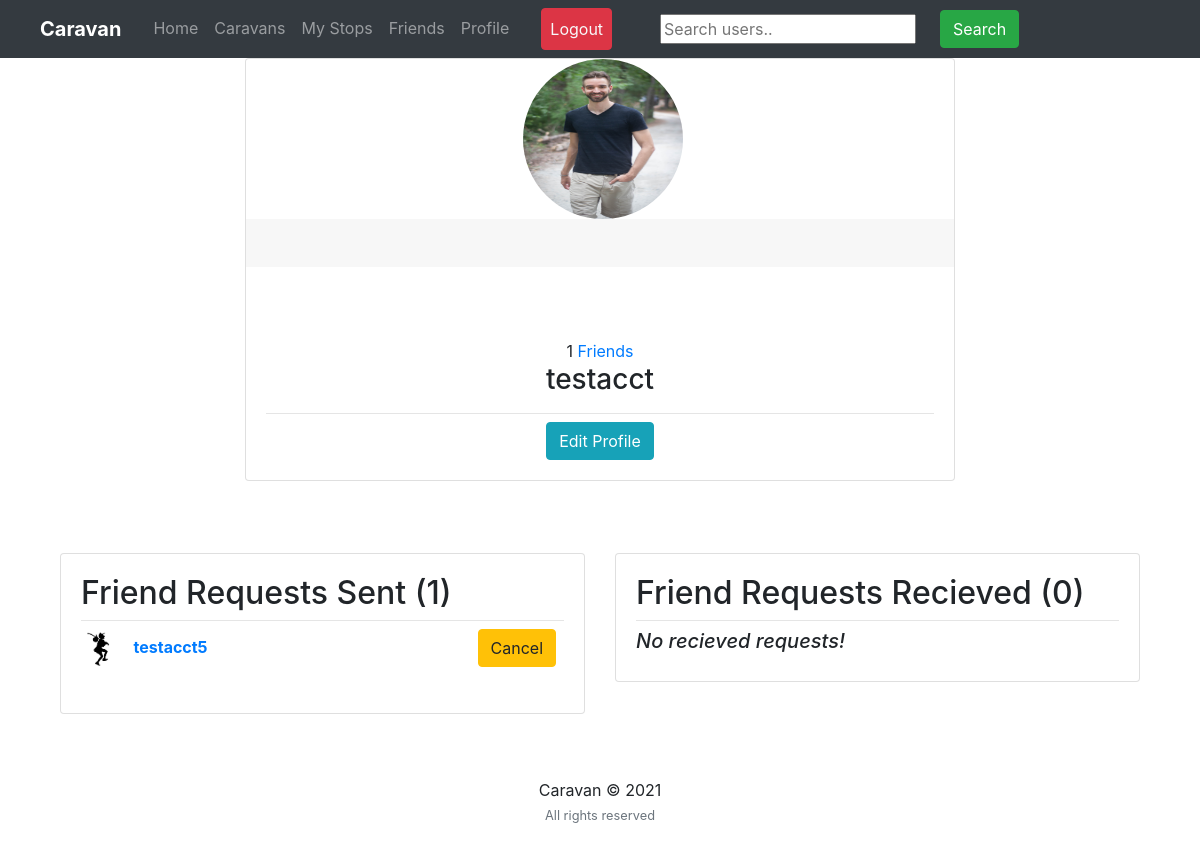
Page / (signed in) on the committed database.
### users/models.py (models this page shows, shortened)
class Profile(models.Model):
    user = models.OneToOneField(User, on_delete=models.CASCADE)
    image = models.ImageField(default='default.png', upload_to='profile_pics')
    slug = AutoSlugField(populate_from='user')
    nationality = models.CharField(max_length=63, blank=True)
    age = models.IntegerField(null=True)
    friends = models.ManyToManyField("Profile", blank=True)
    def get_absolute_url(self):
        return f"/users/{self.slug}"

class FriendRequest(models.Model):
    to_user = models.ForeignKey(settings.AUTH_USER_MODEL, related_name='to_user', on_delete=models.CASCADE)
    from_user = models.ForeignKey(settings.AUTH_USER_MODEL, related_name='from_user', on_delete=models.CASCADE)
    timestamp = models.DateTimeField(auto_now_add=True)

### users/views.py (the view)
# urls.py: path('', user_views.my_profile, name='home'),
@login_required
def my_profile(request):
    p = request.user.profile
    me = p.user
    sent_friend_requests = FriendRequest.objects.filter(from_user=me)
    rec_friend_requests = FriendRequest.objects.filter(to_user=me)
    friends = p.friends.all()
    button_status = 'none'
    context = {
        'u':me,
        'button_status':button_status,
        'friends_list':friends,
        'sent_friend_requests':sent_friend_requests,
        'rec_friend_requests':rec_friend_requests
    }
    return render(request,"users/profile.html",context)

### users/templates/users/profile.html (shortened to what this page needs)
{% extends "users/layout.html" %} {% load static %} {% block cssfiles %} {%endblock cssfiles %} {% block searchform %}
    <form
      class="form-inline my-2 my-lg-0 ml-5"
      action="{% url 'search_users' %}"
      method="get"
    >
      <input name="q" type="text" placeholder="Search users.." />
      <button class="btn btn-success my-2 my-sm-0 ml-4" type="submit">
        Search
      </button>
    </form>
    {% endblock searchform %} {% block content %}
    <div class="main-content">
      <div class="container mt-7">
        <div class="row">
          <div class="col-xl-8 m-auto order-xl-2 mb-5 mb-xl-0">
            <div class="card card-profile shadow">
              <div class="row justify-content-center">
                <div class="col-lg-3 order-lg-2">
                  <div class="card-profile-image">
                    <a href="{{ u.profile.image.url }}">
                      <img
                        src="{{ u.profile.image.url }}"
                        class="rounded-circle"
                        width="160px"
                        height="160px"
                      />
                    </a>
                  </div>
                </div>
              </div>
              <div
                class="card-header text-center border-0 pt-8 pt-md-4 pb-0 pb-md-4"
              ></div>
              <div class="card-body pt-0 pt-md-4">
                <div class="row">
                  <div class="col">
                    <div
                      class="card-profile-stats d-flex justify-content-center mt-md-5"
                    >
                      <div>
                        <span class="heading">{{ u.profile.friends.count }}</span>
                        {% if request.user == u %}
                        <span class="description"
                          ><a href="{% url 'friend_list' %}">Friends</a></span
                        >
                        {% else %}
                        <span class="description">Friends</span>
                        {% endif %}
                      </div>
                    </div>
                  </div>
                </div>
                <div class="text-center">
                  <h3>{{ u }}</h3>
                  <hr class="my-2" />
                  {% if request.user == u %}
                  <a class="btn btn-info" href="{% url 'edit_profile' %}"
                    >Edit Profile</a
                  >
                  {% endif %}
                </div>
              </div>
            </div>
          </div>
        </div>
        <br />
        {% if request.user == u %}
        <div class="row">
          <div class="col-md-6">
            <div class="card card-signin my-5">
              <div class="card-body">
                <h2>Friend Requests Sent ({{ sent_friend_requests.count }})</h2>
                <hr class="my-2" />
                {% if not sent_friend_requests %}
                <h5><i>No sent requests!</i></h5>
                {% else %} {% for s_request in sent_friend_requests %}
                <a href="{{ s_request.to_user.profile.get_absolute_url }}"
                  ><img
                    src="{{ s_request.to_user.profile.image.url }}"
                    class="rounded mr-2"
                    width="40"
                    height="40"
                    alt=""
                /></a>
                <a href="{{ s_request.to_user.profile.get_absolute_url }}"
                  ><b>{{ s_request.to_user.username }}</b></a
                >
                <small class="float-right">
                  <a
                    class="btn btn-warning mr-2"
                    href="{% url 'cancel_friend_request' s_request.to_user.id %}"
                    >Cancel</a
                  >
                </small>
                <br /><br />
                {% endfor %} {% endif %}
              </div>
            </div>
          </div>
          <div class="col-md-6">
            <div class="card card-signin my-5">
              <div class="card-body">
                <h2>Friend Requests Recieved ({{ rec_friend_requests.count }})</h2>
                <hr class="my-2" />
                {% if not rec_friend_requests %}
                <h5><i>No recieved requests!</i></h5>
                {% endif %}
              </div>
            </div>
          </div>
        </div>
        {% endif %}
      </div>
    </div>
    {% endblock content %} {% block jsfiles %}{% endblock jsfiles %}

### rows in the picture
FriendRequest: to_user.profile.image (placeholder picture), to_user.username "testacct5"

### other values in the picture
{{ u.profile.friends.count }} "1"
{{ u }} "testacct"
{{ sent_friend_requests.count }} "1"
{{ rec_friend_requests.count }} "0"
